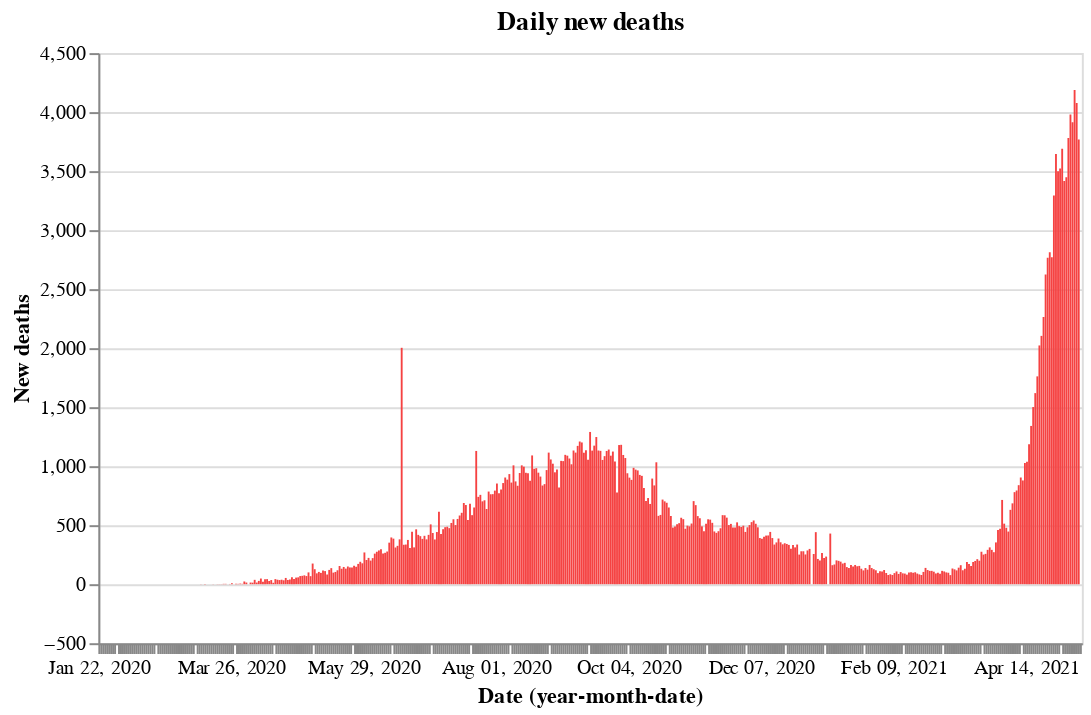

Source (notebook cell):
### Code cell
base.encode(y='New deaths', color=red).properties(title='Daily new deaths')

### Figure 1 — Vega-Lite specification as saved in the notebook (floating-point values rounded to 4 significant figures; data arrays with more than 128 entries replaced by an {"elided": "..."} marker saying what was removed)
{"config": {"view": {"continuousWidth": 400, "continuousHeight": 300}}, "data": {"name": "data-adffb59956c7f062798b24be55385d14"}, "mark": "bar", "encoding": {"color": {"value": "#f54242"}, "x": {"type": "ordinal", "field": "Date", "timeUnit": "yearmonthdate"}, "y": {"type": "quantitative", "field": "New deaths"}}, "title": "Daily new deaths", "width": 500, "$schema": "https://vega.github.io/schema/vega-lite/v4.8.1.json", "datasets": {"data-adffb59956c7f062798b24be55385d14": {"elided": "475 records"}}}
